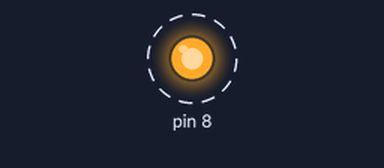
Bench run of a sketch on a simulated Arduino Uno, built for the host (arithmetic inside an expression is 32-bit, double 64-bit). On the bench: output pins drawn as LEDs (lit = HIGH). Dashed ring = blinking. WiFi joins after 1.5 s; servers stay silent unless stated; what the sketch prints to the serial monitor is not drawn.

Above: at 1.8 s.
Timing chart, 0 to 4.6 s (numbered marks = the images above):
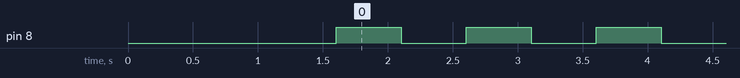

The sketch:

eth.ino
```cpp
#include <SPI.h>
#include <Ethernet.h>

// replace the MAC address below by the MAC address printed on a sticker on the Arduino Shield 2
byte mac[] = { 0xDE, 0xAD, 0xBE, 0xEF, 0xFE, 0xED };

// TODO: Declare something depending on your application

void setup() {
  Serial.begin(9600);
  pinMode(8,OUTPUT);
  // initialize the Ethernet shield using DHCP:
  Serial.println("Obtaining an IP address using DHCP");
  if (Ethernet.begin(mac) == 0) {
    Serial.println("Failed to obtaining an IP address");

    // check for Ethernet hardware present
    if (Ethernet.hardwareStatus() == EthernetNoHardware)
      Serial.println("Ethernet shield was not found");

    // check for Ethernet cable
    if (Ethernet.linkStatus() == LinkOFF)
      Serial.println("Ethernet cable is not connected.");

    while (true);
  }

  // print out Arduino's IP address, subnet mask, gateway's IP address, and DNS server's IP address
  Serial.print("- Arduino's IP address   : ");
  Serial.println(Ethernet.localIP());

  Serial.print("- Gateway's IP address   : ");
  Serial.println(Ethernet.gatewayIP());

  Serial.print("- Network's subnet mask  : ");
  Serial.println(Ethernet.subnetMask());

  Serial.print("- DNS server's IP address: ");
  Serial.println(Ethernet.dnsServerIP());

  // TODO: initialize something depending on your application
}

void loop() {
  digitalWrite(8,HIGH);
  delay(500);
  digitalWrite(8,LOW);
  delay(500);
  // TODO: do something depending on your application
}
```

Measured:
- by itself, pin 8: alternates HIGH for 0.50 s and LOW for 0.50 s
